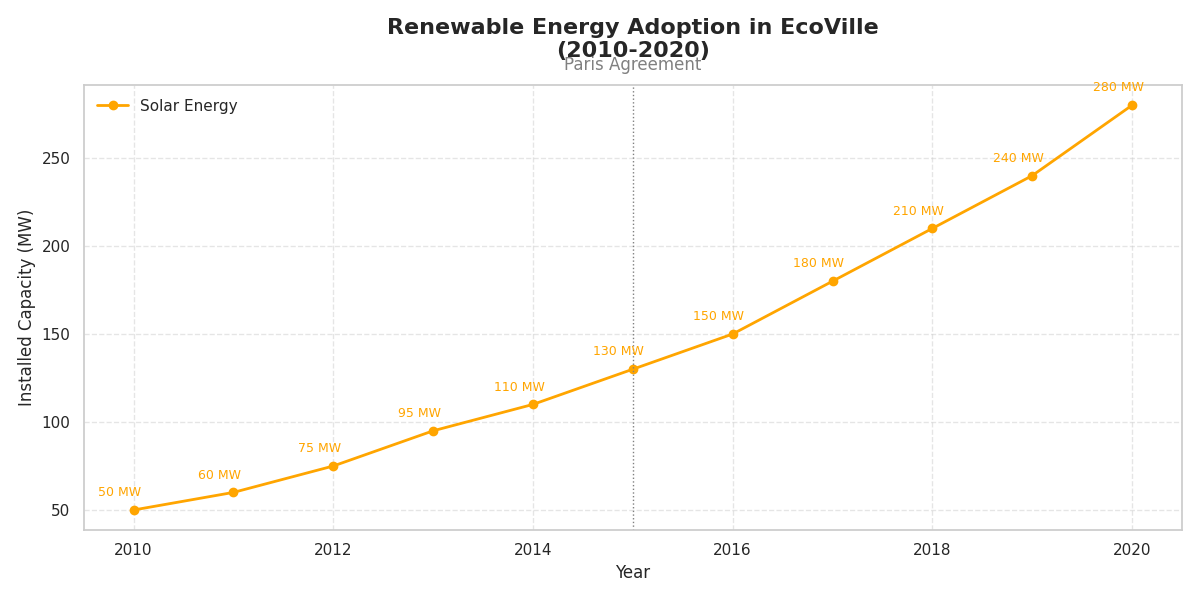

Write Python code to recreate this figure.
import matplotlib.pyplot as plt
import numpy as np

# Data for Renewable Energy Adoption in EcoVille
years = np.arange(2010, 2021)
solar_capacity = np.array([50, 60, 75, 95, 110, 130, 150, 180, 210, 240, 280])

# Create the plot
plt.figure(figsize=(12, 6))

# Plotting the Solar Energy data
plt.plot(years, solar_capacity, marker='o', linestyle='-', color='orange', label='Solar Energy', linewidth=2)

# Annotate each data point for Solar Energy
for i, (x, y) in enumerate(zip(years, solar_capacity)):
    plt.annotate(f'{y} MW', (x, y), textcoords="offset points", xytext=(-10,10), ha='center', fontsize=9, color='orange')

# Title and labels
plt.title('Renewable Energy Adoption in EcoVille\n(2010-2020)', fontsize=16, fontweight='bold', pad=20)
plt.xlabel('Year', fontsize=12)
plt.ylabel('Installed Capacity (MW)', fontsize=12)

# Legend and grid
plt.legend(loc='upper left', frameon=False)
plt.grid(True, linestyle='--', alpha=0.5)

# Adding a milestone marker
plt.axvline(x=2015, color='gray', linestyle=':', linewidth=1)
plt.text(2015, max(solar_capacity) + 20, 'Paris Agreement', ha='center', color='gray')

# Ensure layout is tidy and avoid overlap
plt.tight_layout()

# Show the plot
plt.show()
